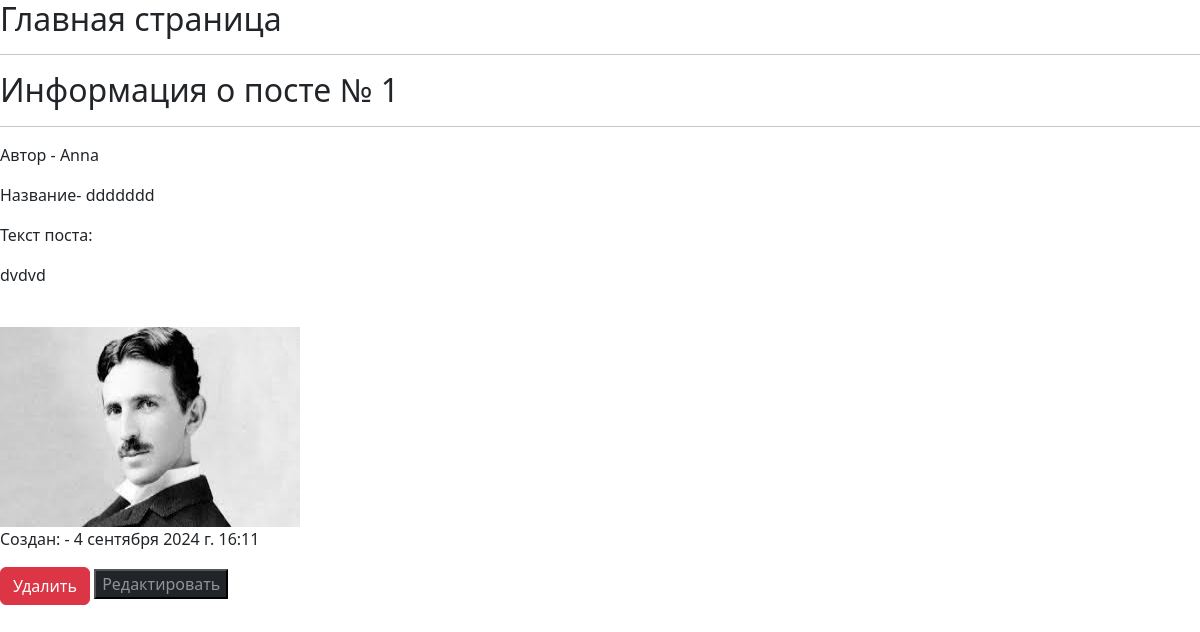
Page /post/ddddddd/ on the committed database.
### myblog/models.py (models this page shows, shortened)
class Post(models.Model):
    author = models.ForeignKey(User, on_delete=models.CASCADE, verbose_name="Автор")
    title = models.CharField(max_length=200, verbose_name="Заголовок")
    text = models.TextField(verbose_name="Текст поста")
    created_at = models.DateTimeField(auto_now=True, verbose_name="Опубликовано", editable=False)
    image = models.ImageField(upload_to='posts/', null=True, verbose_name="Изображение")
    slug = models.SlugField(max_length=200, unique=True, editable=False, blank=True)
    class Meta:
        verbose_name = "Пост"
        verbose_name_plural = "Посты"

### users/models.py (models this page shows)
class CustomUser(AbstractUser):
    phone = models.CharField(max_length=50, verbose_name="Телефон")
    city = models.CharField(max_length=100, verbose_name="Город")
    image = models.ImageField(upload_to="users/", null=True, verbose_name="Изображение")

### myblog/views.py (the view)
# urls.py: path('post/<slug:slug>/', post_detail, name='post_detail'),
def post_detail(request, slug):
    post= get_object_or_404(Post, slug=slug)
    context = {
        'title': 'Информация о посте',
        'post': post
    }
    return render(request, template_name='myblog/post_detail.html', context=context)

### myblog/templates/myblog/post_detail.html (shortened to what this page needs)
{% extends 'myblog/base.html' %}
{% block content %}
<h2> Информация о посте № {{post.id}}</h2>
<hr>
<p> Автор - {{post.author}}</p>
<p> Название- {{post.title}}</p>
<p> Текст поста:</p>
<p> {{post.text}}</p>
<br>
<img width="300px" height="200px" src="{{post.image.url}}">
<p> Создан: - {{post.created_at}}</p>
<div>
    <form action="{% url 'myblog:post_delete' pk=post.id %}" method="post" >
        <button type="submit" class="btn btn-danger">Удалить</button>
        <button type="submit" class='text-white-50 bg-dark'style="display:inline">Редактировать</button>
    </form>
</div>
{% endblock content %}

### rows in the picture
Post: id "1", author "Anna", title "ddddddd", text "dvdvd", image (picture), created_at "4 сентября 2024 г. 16:11"
